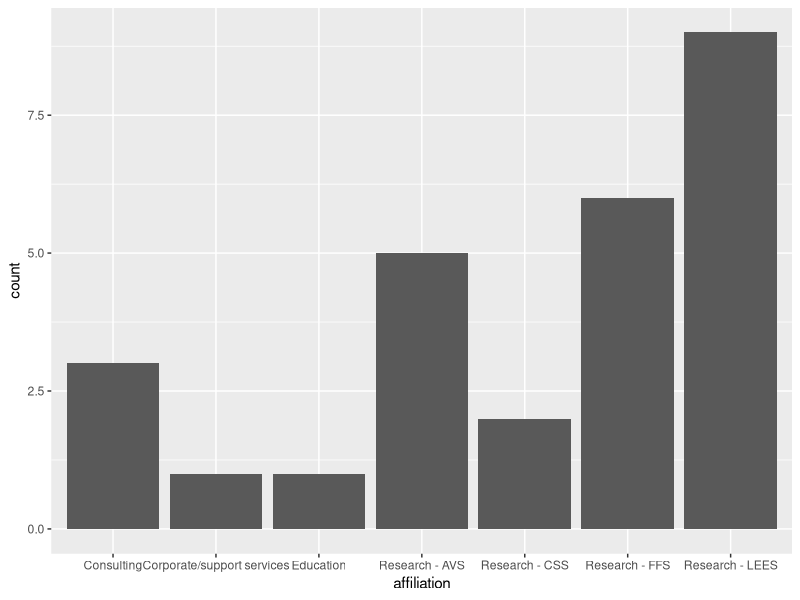
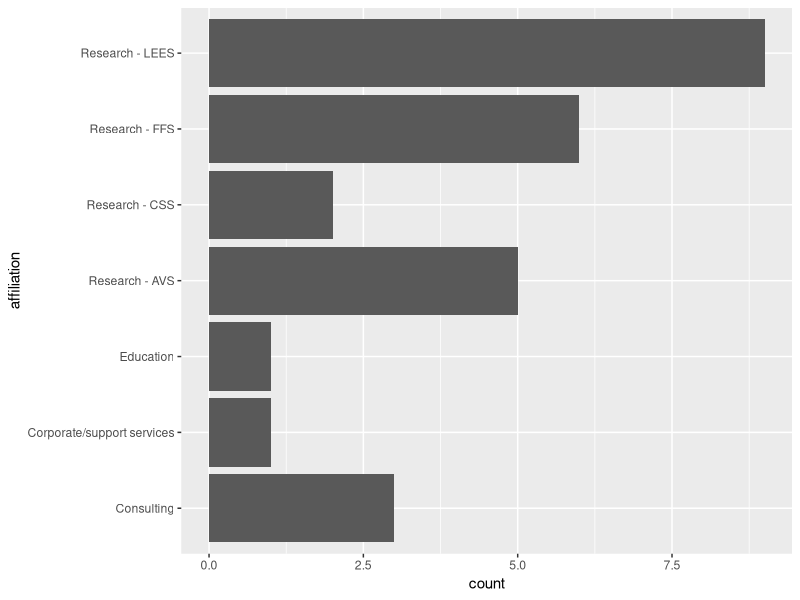
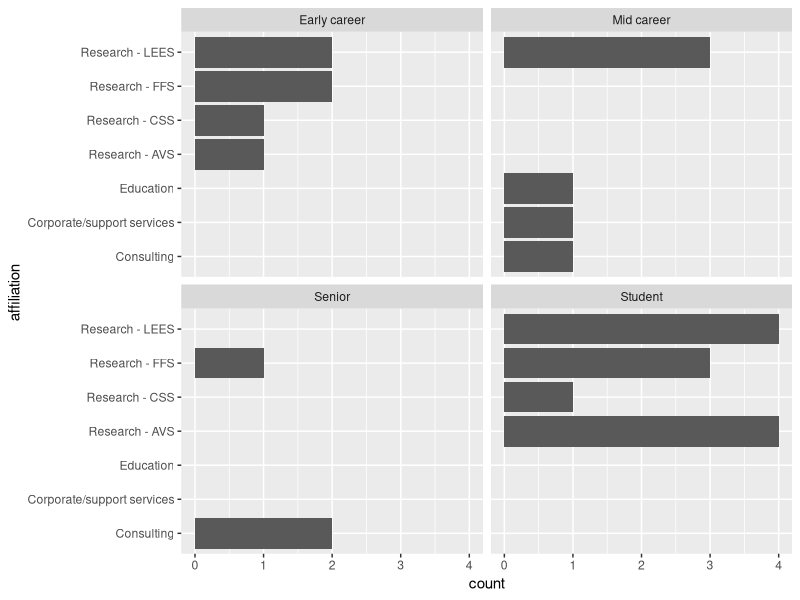
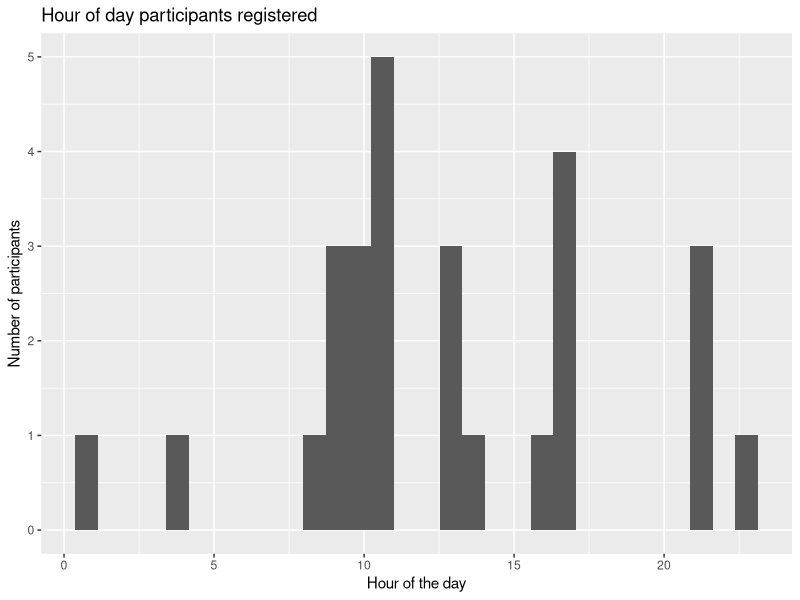
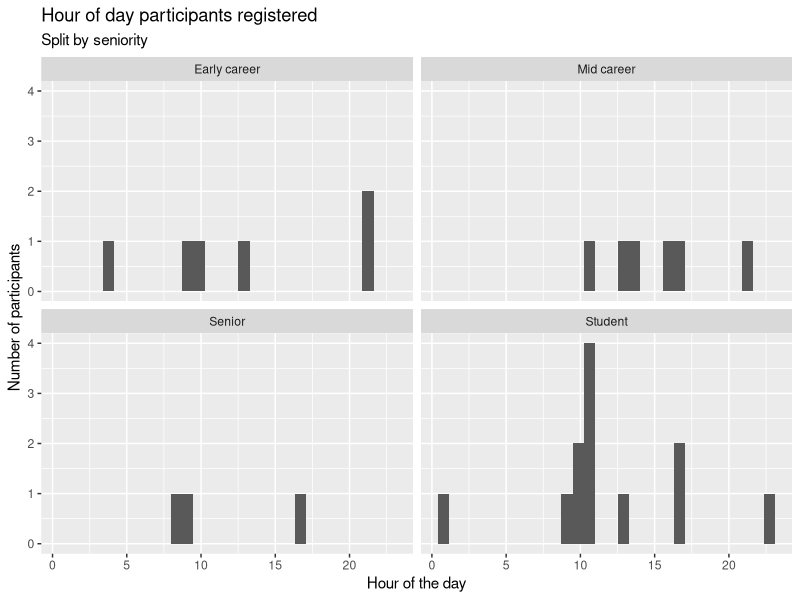
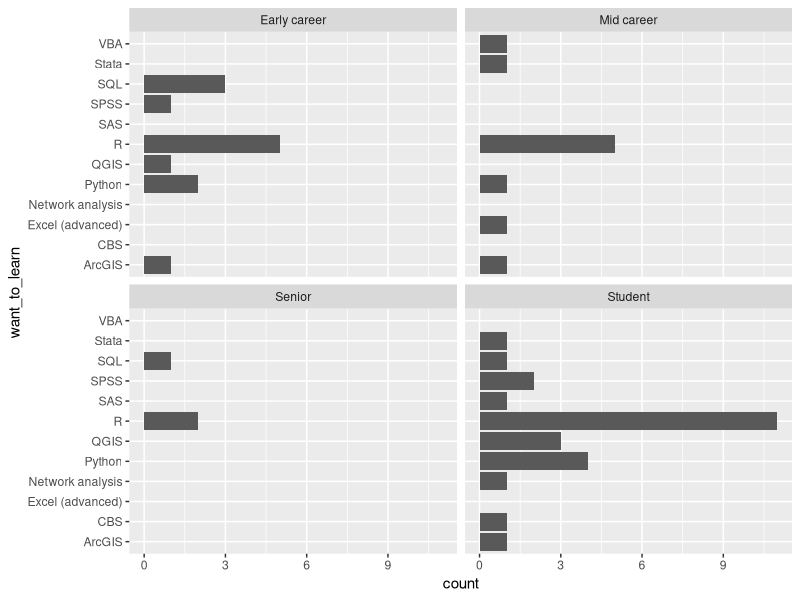
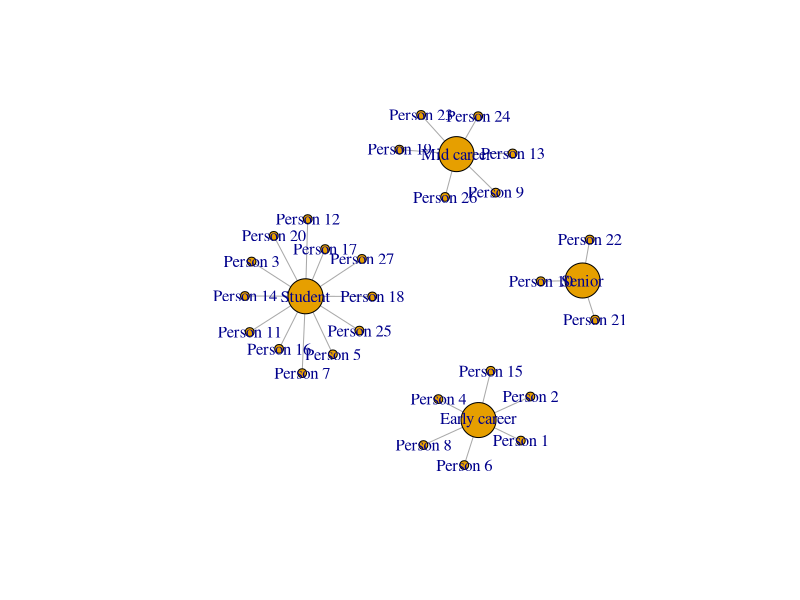
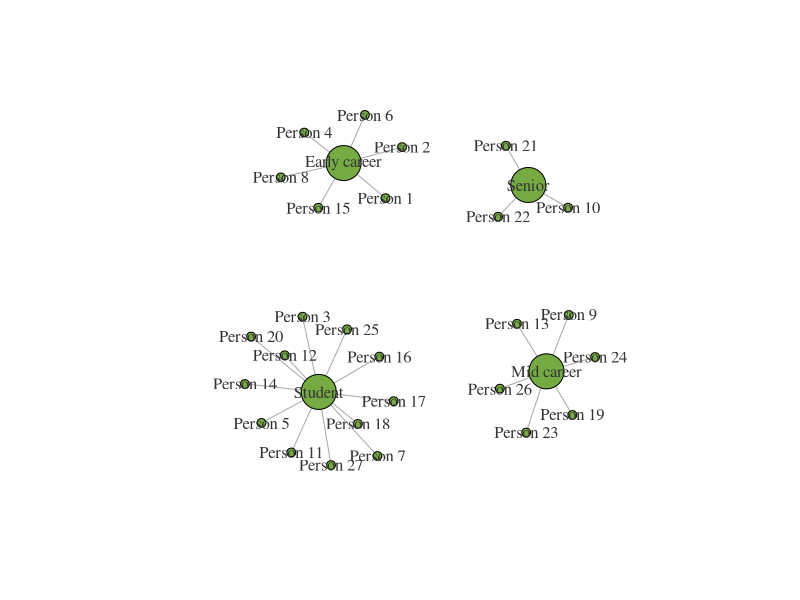

Write the R code that produced these figures, in order.
## ---- chunk 1
knitr::opts_chunk$set(echo = TRUE)
## ---- chunk 2
# install.packages("tidyverse")
# install.packages("igraph")

library(tidyverse)
library(igraph)
## ---- chunk 3
# Reads and outputs to console
read_csv("../data/SNA_anon_delegates.csv")

# Reads and assigns to object df
df = read_csv("../data/SNA_anon_delegates.csv")
## ---- chunk 4
# Shortening and removing spaces from column names
colnames(df) = c("timestamp", "name", "affiliation", "seniority", "expertise", "want_to_learn")

# Reducing the long other answers
df$expertise[df$expertise=="Network analysis sofware like biolayout/Miru"] = "Biolayout"
df$expertise[df$expertise=="Excel (advanced)"] = "MS/Libre/Open office"
## ---- chunk 5
# Data followed by columns we want
select(df, name, affiliation, seniority, expertise)

# Or data followed by columns we don't want
select(df, -timestamp, -want_to_learn)
## ---- chunk 6
# Single filter
filter(df, affiliation=="Research - LEES")

# Exclude
filter(df, expertise!="R")

# Multiple filters? use & (and) or | (or)
filter(df, affiliation=="Research - LEES" & expertise=="R")

# With a pipe
df %>% 
   select(-timestamp, -want_to_learn) %>% 
   filter(affiliation=="Research - LEES" & expertise=="R")

# With numbers
# filter(df, col_num==10)
# filter(df, col_num>10)
# etc.
# Note these commented lines of filter() are not run.
## ---- chunk 7
# Basic how many?
count(df, expertise)

# Ordered
df %>% 
   count(expertise) %>% 
   arrange(n)

# By more categories we can use group_by
df %>% 
   group_by(seniority, expertise) %>% 
   summarise(n=n()) %>% 
   arrange(n)

# For a mean
# df %>% 
#   group_by(seniority, expertise) %>% 
#   summarise(mean_col1=mean(col1))
## ---- chunk 8
ggplot(df, aes(affiliation)) +
   geom_bar()

ggplot(df, aes(affiliation)) +
   geom_bar() +
   coord_flip()

ggplot(df, aes(affiliation)) +
   geom_bar() +
   coord_flip() +
   facet_wrap(~ seniority)
## ---- chunk 9
# Extract the hour of registration from the timestamp column
df %>% 
   select(timestamp) %>% 
   mutate(hr=substr(timestamp, 12, 13))

# As a number
x = df %>% 
   select(timestamp, seniority) %>% 
   mutate(hr=as.numeric(substr(timestamp, 12, 13)))

# All registrations
ggplot(x, aes(hr)) + 
   geom_histogram() +
   labs(title="Hour of day participants registered",
        x="Hour of the day",
        y="Number of participants")

# Split by seniority
ggplot(x, aes(hr)) + 
   geom_histogram() + 
   facet_wrap(~seniority) +
   labs(title="Hour of day participants registered",
        subtitle="Split by seniority",
        x="Hour of the day",
        y="Number of participants")
## ---- chunk 10
# Maximum software types
n = str_count(df$want_to_learn, ",") %>% 
   max() + 1

# Wide not tidy data
df.learning = df %>% 
   select(name, want_to_learn) %>% 
   separate(want_to_learn, paste0("learn_", 1:n), sep=", ", fill="right")

# Tidy data
# Double thumbs up
df.learning = df %>% 
   select(name, want_to_learn) %>% 
   separate(want_to_learn, paste0("learn_", 1:n), sep=", ", fill="right") %>% 
   gather(ToDelete, want_to_learn, -name, na.rm=T) %>% 
   select(-ToDelete)
## ---- chunk 11
df %>% 
   select(name, seniority) %>% 
   inner_join(df.learning)

df %>% 
   select(name, seniority) %>% 
   inner_join(df.learning) %>% 
   ggplot(aes(want_to_learn)) +
   geom_bar() +
   facet_wrap(~ seniority) +
   coord_flip()
## ---- chunk 12
# Make a data frame of edges
df.edges = df %>% 
   select(name, seniority)

# Make a data frame of vertices
# First create a vectors of unique people and seniority levels
x = data.frame(name=unique(df$seniority), size=20)
y = data.frame(name=df$name, size=5)

# Join these vectors together
df.vertices = rbind(x, y)

# Turn these into a graph data frame
df_graph = graph.data.frame(df.edges,
                            df.vertices,
                            directed=F)

# Plot our first graph!
plot(df_graph)

# Maybe different colours?
x = data.frame(name=unique(df$seniority), color="#75ab42", size=20)
y = data.frame(name=df$name, color="#75ab42", size=5)
df.vertices = rbind(x, y)
df_graph = graph.data.frame(df.edges,
                            df.vertices,
                            directed=F)
plot(df_graph,
     vertex.label.color="#333333")
## ---- chunk 13
# Get count of people
x = df %>% 
   count(seniority) %>% 
   mutate(name=seniority,
          color="#75ab42",
          size = n * 2) %>% 
   select(-n, -seniority)

y = data.frame(name=df$name, color="#75ab42", size=5)
df.vertices = rbind(x, y)
df_graph = graph.data.frame(df.edges,
                            df.vertices,
                            directed=F)
plot(df_graph,
     vertex.label.color="#333333")
## ---- chunk 14
# Count software types for each person
# Make into our edges
df.edges = df %>% 
   select(name, seniority, want_to_learn) %>% 
   mutate(width=str_count(df$want_to_learn, ", ") + 1,
          color="#004b23") %>% 
   select(-want_to_learn)

# Vertices
x = df %>% 
   count(seniority) %>% 
   mutate(name=seniority, color="#75ab42", size = n * 2) %>% 
   select(-n, -seniority)
y = data.frame(name=df$name, color="#75ab42", size=5)
df.vertices = rbind(x, y)
df_graph = graph.data.frame(df.edges,
                            df.vertices,
                            directed=F)
plot(df_graph,
     vertex.label.color="#333333")
## ---- chunk 15
# Want to learn edges
x = df.learning %>% 
   select(name, want_to_learn) %>% 
   mutate(software=want_to_learn,
          lty=2,
          width=1,
          color="#004b23") %>% 
   select(-want_to_learn)
# Expertise edges
y = df %>% 
   select(name, expertise) %>% 
   mutate(software=expertise,
          lty=1,
          width=1,
          color="#004b23") %>% 
   select(-expertise)

df.edges = rbind(x, y)

# Vertices
x = df.edges %>% 
   count(software) %>% 
   mutate(name=software, color=rgb(0/255, 156/255, 222/255 ), size = n) %>% 
   select(-n, -software)
y = data.frame(name=df$name, color="#75ab42", size=5)
df.vertices = rbind(x, y)
df_graph = graph.data.frame(df.edges,
                            df.vertices,
                            directed=F)

par(mar=c(0.5, 0.5, 0.5, 0.5))
plot(df_graph,
     vertex.label.color="#333333",
     edge.curved=.1)
par(mar=c(5, 4, 4, 2) + 0.1)
